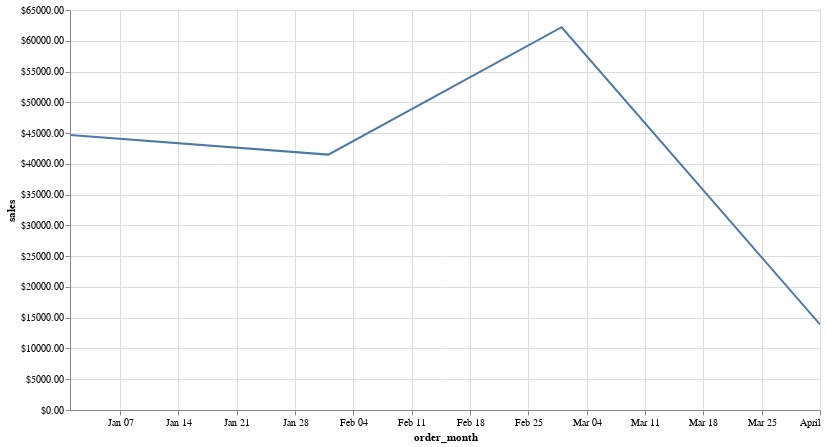

Write notebook code for a chart like this one.
### Markdown cell above
DuckDB can return results in variety of formats such as:
- `.fetchall()` returns a list of tuples
- `.df()` returns a Pandas DataFrame
- `.pl()` returns a Polars DataFrame
- `.arrow()` return an Arrow Table 
- `fetchnumpy()` returns NumPy Arrays

This works nicely with several data viz libraries e.g. Matplotlib, Seaborn, Bokeh. I will be using Altair which is based Vega-Lite

### Code cell
monthly_sales = """
SELECT 
    date_trunc('month', order_date) as order_month,
    sum(order_amount_usd) as sales 
FROM 
    orders_df
WHERE 
    order_status != 'returned'
GROUP BY ALL
ORDER BY 1 
"""

chart = alt.Chart(duckdb.sql(monthly_sales).df()).mark_line().encode(
    x="order_month",
    y=alt.Y("sales", axis=alt.Axis(format='$,.2f')),
    tooltip=["order_month", "sales"]
).properties(
    width=750,
    height=400
).interactive()
chart

### Figure 1 — Vega-Lite specification as saved in the notebook (floating-point values rounded to 4 significant figures)
{"config": {"view": {"continuousWidth": 300, "continuousHeight": 300}}, "data": {"name": "data-70cb052a061b1a9db5760d148b6d0e6d"}, "mark": {"type": "line"}, "encoding": {"tooltip": [{"field": "order_month", "type": "temporal"}, {"field": "sales", "type": "quantitative"}], "x": {"field": "order_month", "type": "temporal"}, "y": {"axis": {"format": "$.2f"}, "field": "sales", "type": "quantitative"}}, "height": 400, "params": [{"name": "param_9", "select": {"type": "interval", "encodings": ["x", "y"]}, "bind": "scales"}], "width": 750, "$schema": "https://vega.github.io/schema/vega-lite/v5.17.0.json", "datasets": {"data-70cb052a061b1a9db5760d148b6d0e6d": [{"order_month": "2018-01-01T00:00:00", "sales": 44700.0}, {"order_month": "2018-02-01T00:00:00", "sales": 41500.0}, {"order_month": "2018-03-01T00:00:00", "sales": 62200.0}, {"order_month": "2018-04-01T00:00:00", "sales": 13900.0}]}}
